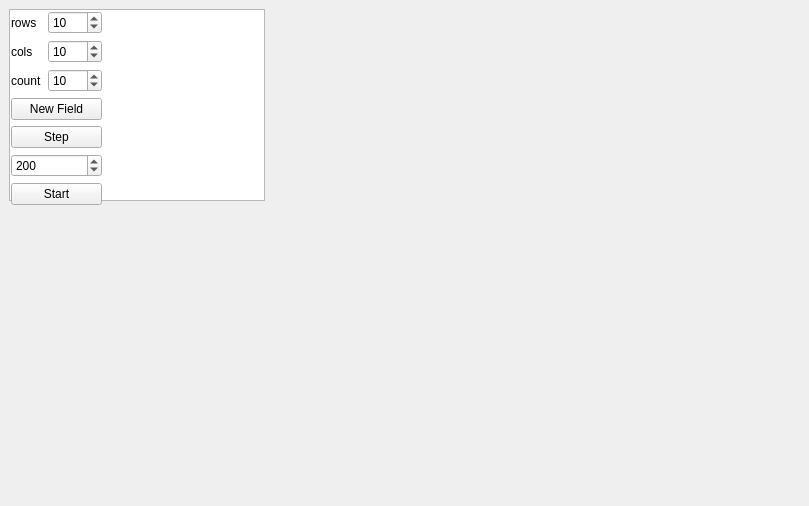
<?xml version="1.0" encoding="UTF-8"?>
<ui version="4.0">
 <class>Widget</class>
 <widget class="QWidget" name="Widget">
  <property name="geometry">
   <rect>
    <x>0</x>
    <y>0</y>
    <width>809</width>
    <height>506</height>
   </rect>
  </property>
  <property name="windowTitle">
   <string>Widget</string>
  </property>
  <widget class="QTableWidget" name="tableWidget">
   <property name="geometry">
    <rect>
     <x>9</x>
     <y>9</y>
     <width>256</width>
     <height>192</height>
    </rect>
   </property>
   <property name="focusPolicy">
    <enum>Qt::NoFocus</enum>
   </property>
   <property name="verticalScrollBarPolicy">
    <enum>Qt::ScrollBarAlwaysOff</enum>
   </property>
   <property name="horizontalScrollBarPolicy">
    <enum>Qt::ScrollBarAlwaysOff</enum>
   </property>
   <property name="editTriggers">
    <set>QAbstractItemView::NoEditTriggers</set>
   </property>
   <property name="tabKeyNavigation">
    <bool>true</bool>
   </property>
  </widget>
  <widget class="QWidget" name="">
   <layout class="QVBoxLayout" name="verticalLayout">
    <item>
     <layout class="QGridLayout" name="gridLayout">
      <item row="0" column="0">
       <widget class="QLabel" name="label">
        <property name="text">
         <string>rows</string>
        </property>
       </widget>
      </item>
      <item row="0" column="1">
       <widget class="QSpinBox" name="spinBox">
        <property name="minimum">
         <number>5</number>
        </property>
        <property name="maximum">
         <number>50</number>
        </property>
        <property name="value">
         <number>10</number>
        </property>
       </widget>
      </item>
      <item row="1" column="0">
       <widget class="QLabel" name="label_2">
        <property name="text">
         <string>cols</string>
        </property>
       </widget>
      </item>
      <item row="1" column="1">
       <widget class="QSpinBox" name="spinBox_2">
        <property name="minimum">
         <number>5</number>
        </property>
        <property name="maximum">
         <number>50</number>
        </property>
        <property name="value">
         <number>10</number>
        </property>
       </widget>
      </item>
      <item row="2" column="0">
       <widget class="QLabel" name="label_3">
        <property name="text">
         <string>count</string>
        </property>
       </widget>
      </item>
      <item row="2" column="1">
       <widget class="QSpinBox" name="spinBox_3">
        <property name="maximum">
         <number>5000</number>
        </property>
        <property name="value">
         <number>10</number>
        </property>
       </widget>
      </item>
     </layout>
    </item>
    <item>
     <widget class="QPushButton" name="pushButton">
      <property name="text">
       <string>New Field</string>
      </property>
     </widget>
    </item>
    <item>
     <widget class="QPushButton" name="pushButton_2">
      <property name="text">
       <string>Step</string>
      </property>
     </widget>
    </item>
    <item>
     <widget class="QSpinBox" name="spinBox_4">
      <property name="minimum">
       <number>100</number>
      </property>
      <property name="maximum">
       <number>1000</number>
      </property>
      <property name="value">
       <number>200</number>
      </property>
     </widget>
    </item>
    <item>
     <widget class="QPushButton" name="pushButton_3">
      <property name="text">
       <string>Start</string>
      </property>
     </widget>
    </item>
    <item>
     <spacer name="verticalSpacer">
      <property name="orientation">
       <enum>Qt::Vertical</enum>
      </property>
      <property name="sizeHint" stdset="0">
       <size>
        <width>20</width>
        <height>98</height>
       </size>
      </property>
     </spacer>
    </item>
   </layout>
  </widget>
 </widget>
 <layoutdefault spacing="6" margin="11"/>
 <resources/>
 <connections/>
</ui>
